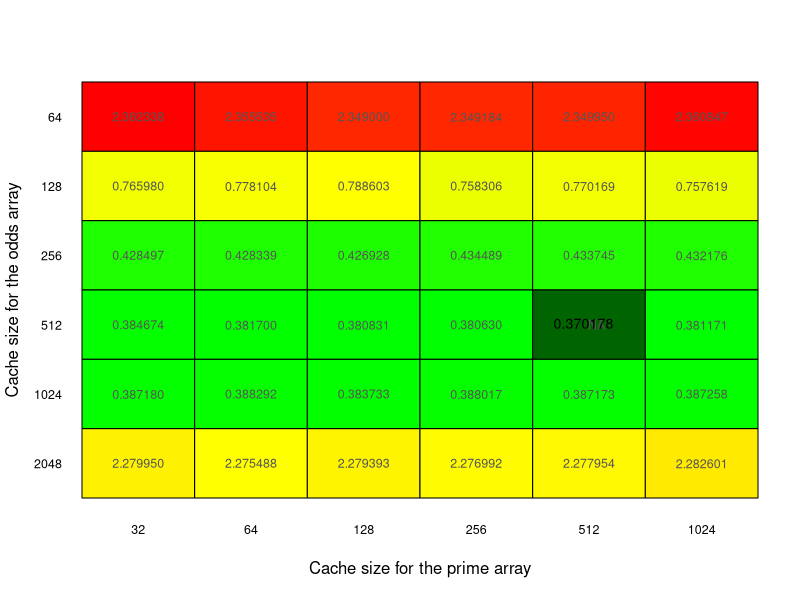

R code for this plot:
library(data.table)
library(ggplot2)
library(reshape)
library(xtable)
library(plotrix)

data <- read.csv("cache.csv", header = F)
data <- data[,c(1,2,6)]
names(data) = c("CO","CP","Time")
data <- data.table(data)
data <- unique(data[, Time:=mean(Time), by=list(CO, CP)])

# legend_title = "Optimization"
# breaks = c("S0", "S1","S2","S3")
# labels = c("Baseline", "Remove evens", "Remove Bcast", "Reorder loops")
# 
# g = ggplot(data=data, aes(x=factor(Cores), y=Time, group=S, colour=S, shape=S)) +
#   geom_line(aes(linetype=S)) +
#   geom_point(size=2.5) +
#   labs(x="Number of processors", y="Time (sec)") +
#   scale_colour_discrete(name = legend_title, breaks = breaks, labels = labels) +
#   scale_shape_discrete(name = legend_title,  breaks = breaks, labels = labels) +
#   scale_linetype_discrete(name = legend_title, breaks = breaks, labels = labels)
# 
# pdf("plot2.pdf", width = 10.5, height = 7.5)
# plot(g)
# dev.off()

table = cast(data, CO ~ CP)
# names(table) = c("Cache", labels)
table[4,6] = NA
pdf("cache.pdf", width = 7, height = 5)
color2D.matplot(table[,2:ncol(table)], 
                show.values = 6,
                axes = F,
                xlab = "Cache size for the prime array",
                ylab = "Cache size for the odds array",
                vcex = 0.75,
                vcol = "#555555",
                na.color = "darkgreen",
                extremes = c("green","yellow", "red"))
axis(1, at = seq_len(ncol(table) - 1) - 0.5, labels = names(table)[2:ncol(table)], tick = FALSE, cex.axis = 0.75)
axis(2, at = seq_len(nrow(table)) - 0.5, labels = rev(table$CO), tick = FALSE, las = 1, cex.axis = 0.75)
textbox(c(4.15,5), 2.6, c("0.370178"), box = F, cex=.85, col="black")
dev.off()
# table = xtable(table, caption = "Comparing the different values of cache size for odds and prime arrays.", label = "tab:table3", align="cccccc")
# addtorow <- list()
# addtorow$pos <- list(0)
# addtorow$command <- c(paste0("\\textbf{Number of} & \\multicolumn{4}{c}{\\textbf{", legend_title,"}} \\\\\n \\textbf{Cores} & \\textbf{", paste0(labels, collapse = "} & \\textbf{"), "} \\\\\n"))
# print(table, include.rownames=F, add.to.row = addtorow, booktabs = T, include.colnames=F, file="tbl_table3.tex")
